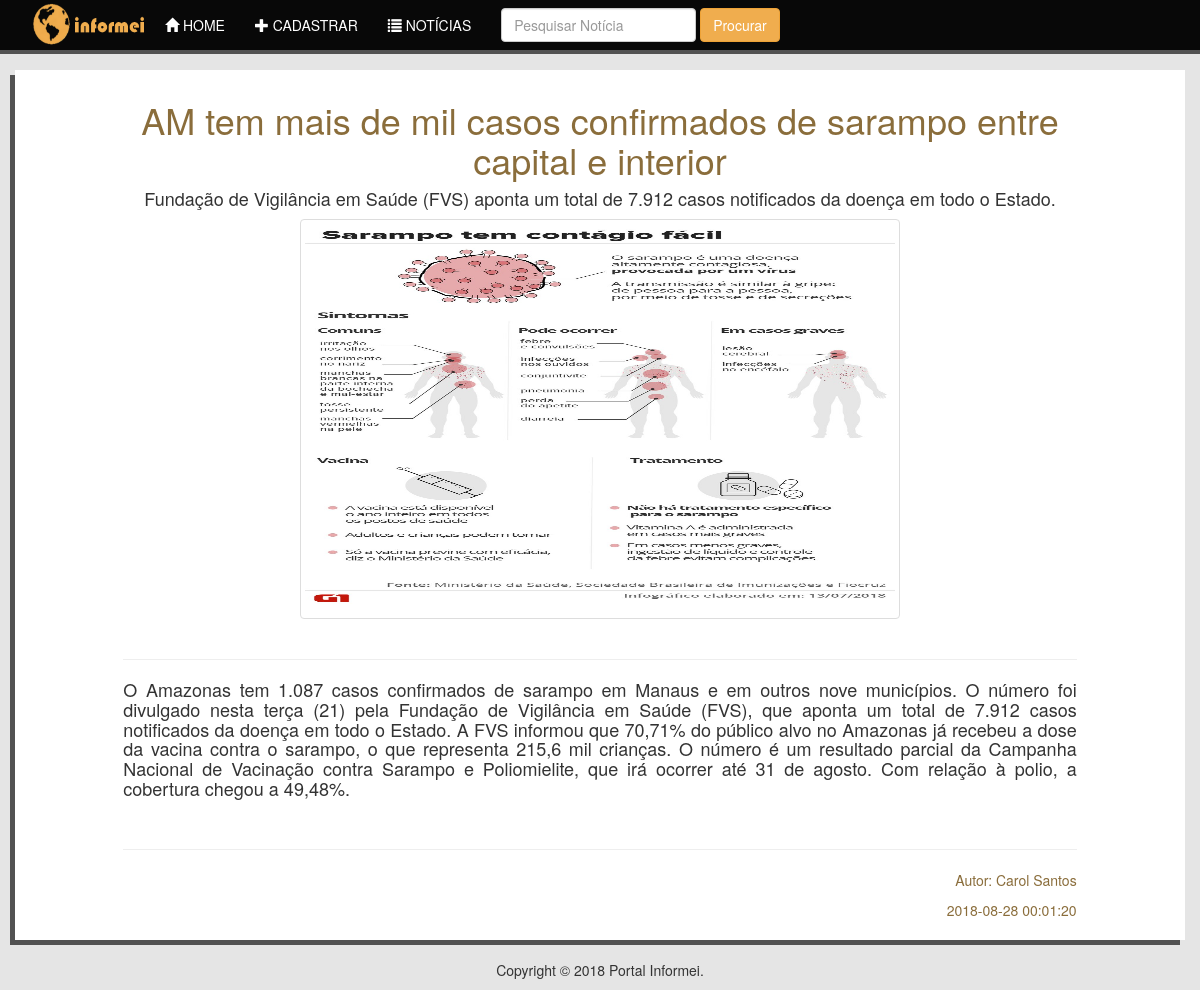
Screenshot of /index.php/Welcome/portal_visualizar/76 with the database file from the repository.
### tables this page shows
CREATE TABLE `noticias` (
  `id` int(11) NOT NULL,
  `titulo` varchar(200) NOT NULL,
  `subtitulo` varchar(200) NOT NULL,
  `descricao` text NOT NULL,
  `img` varchar(100) NOT NULL,
  `data` timestamp NOT NULL DEFAULT CURRENT_TIMESTAMP,
  `autor` varchar(100) NOT NULL
);

### application/controllers/Welcome.php (called while the page is built, shortened)
<?php
class Welcome extends CI_Controller {
	function __construct(){
		$this->load->helper("url");
		$this->load->helper('string');
		$this->load->model("noticias");
		$this->load->library('upload');
	}
	public function portal_visualizar($id=null){
		$this->load->model("Noticias");
		$lista = $this->Noticias->buscaTodos();
		$info = array("noticias" => $lista);
		$this->load->view('portal_visualizar',$info);
	}
}

### index.php (called while the page is built, shortened)
<?php
require_once BASEPATH.'core/CodeIgniter.php';

### application/models/Noticias.php (called while the page is built, shortened)
<?php
class Noticias extends CI_Model {
	public function buscaTodos(){
		$this->db->order_by('id','DESC');
		return $this->db->get("noticias")->result();
	}
}

### application/views/portal_visualizar.php (the view, shortened to what this page needs)
		<div class="container" id="conteudo">
			<div class="row">
				<div class="col-md-1 col-xs-12"></div>
				<div class="col-md-10 col-xs-12">
					<?php foreach ($noticias as $noticia): ?>
						<h1 class="text-warning text-center"><?php echo $noticia->titulo; ?></h1>
						<h4 class="text-center"><?php echo $noticia->subtitulo; ?></h4>
						<img src="<?php echo base_url ("$noticia->img");?>" id="img-visualizar" alt="..." class="img-thumbnail center-block">
						<br>
						<hr>
						<h4 class="text-justify"><?php echo $noticia->descricao; ?></h4>
						<br>
						<hr>
						<p class="text-right text-warning">Autor: <?php echo $noticia->autor; ?></p>
						<p class="text-right text-warning"><?php echo $noticia->data; ?></p>
					<?php endforeach ?>
				</div>
				<div class="col-md-1 col-xs-12"></div>
			</div>
		</div>
		<br>
        <p class="text-center">Copyright © 2018 Portal Informei.</p>
	</body>
</html>

### extras/css/style.css (style rules this page uses)
body { background-color: #e5e5e5; }
#conteudo { padding:10px; background-color: #fff; box-shadow: -5px 5px 0px 0px #525252; }
#img-visualizar { height: 400px; width: 600px; }

### rows the page displays
noticias: titulo "AM tem mais de mil casos confirmados de sarampo entre capital e interior", subtitulo "Fundação de Vigilância em Saúde (FVS) aponta um total de 7.912 casos notificados da doença em todo o Estado.", img (picture), descricao "O Amazonas tem 1.087 casos confirmados de sarampo em Manaus e em outros nove municípios. O número foi divulgado nesta terça (21) pela Fundação de Vigilância em Saúde (FVS), que aponta um total de 7.912 casos notificados da doença em todo o Estado. A FVS informou que 70,71% do público alvo no Amazonas já recebeu a dose da vacina contra o sarampo, o que representa 215,6 mil crianças. O número é um resultado parcial da Campanha Nacional de Vacinação contra Sarampo e Poliomielite, que irá ocorrer até 31 de agosto. Com relação à polio, a cobertura chegou a 49,48%.", autor "Carol Santos", data "2018-08-28 00:01:20"
